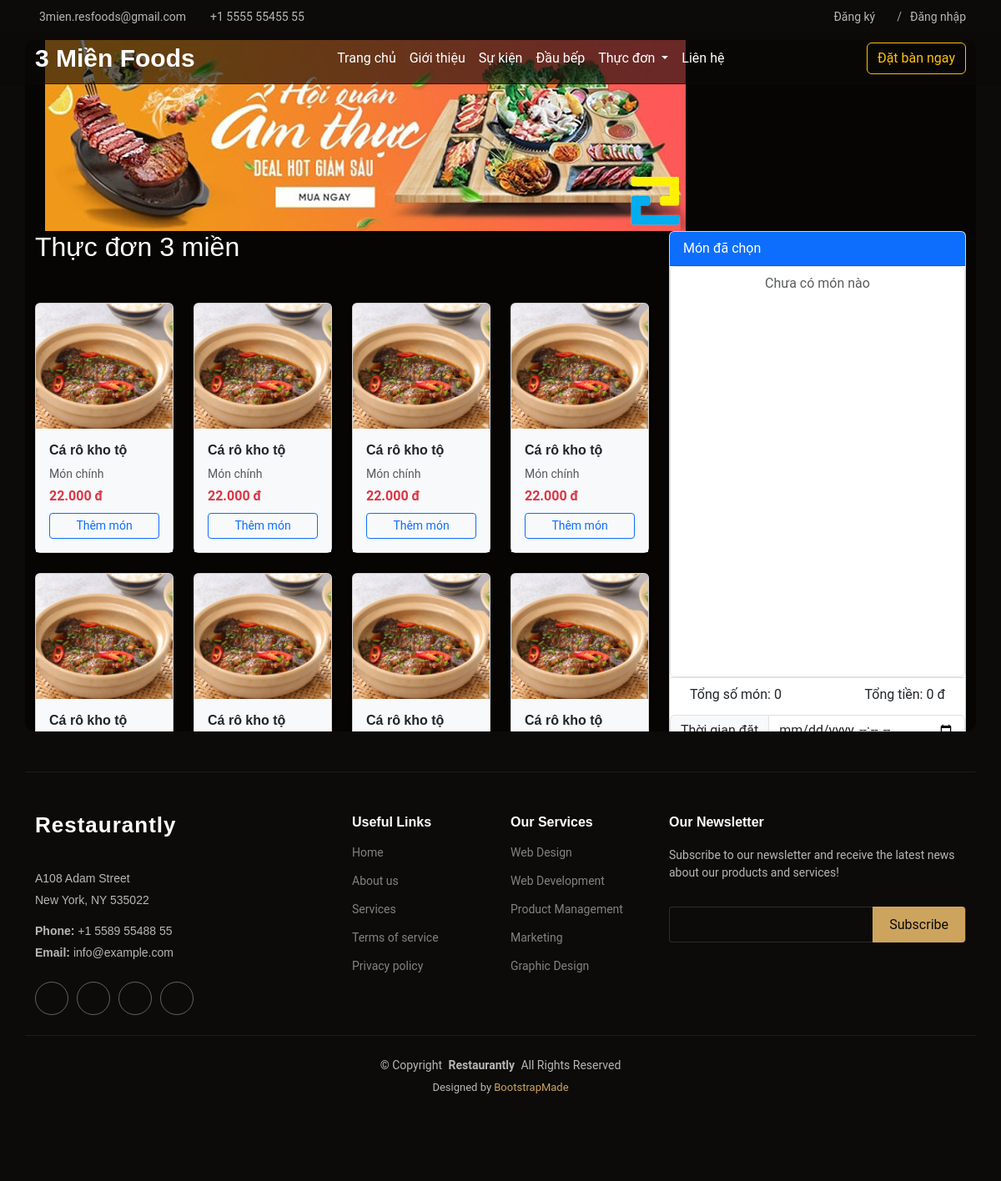
The app's page /reservations.php with its own data.
### tables this page shows
CREATE TABLE IF NOT EXISTS `menu_items` (
  `id` int(11) NOT NULL AUTO_INCREMENT,
  `name_menu` varchar(100) NOT NULL,
  `description` text DEFAULT NULL,
  `price` decimal(10,2) NOT NULL,
  `img` text NOT NULL,
  `category_id` int(11) DEFAULT NULL,
  PRIMARY KEY (`id`),
  KEY `category_id` (`category_id`),
  CONSTRAINT `menu_items_ibfk_1` FOREIGN KEY (`category_id`) REFERENCES `categories` (`id`)
);

CREATE TABLE IF NOT EXISTS `categories` (
  `id` int(11) NOT NULL AUTO_INCREMENT,
  `name` varchar(50) NOT NULL,
  `description` text DEFAULT NULL,
  PRIMARY KEY (`id`)
);

### reservations.php (the view, shortened to what this page needs)
<?php
include_once __DIR__ . '/dbconnect.php';
$sqlSelectMenu = "SELECT
                    m.id AS menu_id,
                    m.name_menu,
                    m.price,
                    m.img,
                    m.description,
                    c.name AS category_name
                  FROM menu_items m
                  JOIN categories c ON m.category_id = c.id;";
$resultMenu = mysqli_query($conn, $sqlSelectMenu);
$arrMenu = [];
while ($row = mysqli_fetch_array($resultMenu, MYSQLI_ASSOC)) {
    $arrMenu[] = array(
        'menu_id'    => $row['menu_id'],
        'menu_name'  => $row['name_menu'],
        'menu_price' => $row['price'],
        'menu_img'   => $row['img'],
        'menu_cat'   => $row['category_name'],
        'menu_des'   => $row['description'],
    );
}
?>
<!DOCTYPE html>
<html lang="en">
<head>
    <?php include_once __DIR__ . '/layouts/style.php'; ?>
    <link rel="stylesheet" type="text/css" href="/3mien_resfoods.com/assets/css/main.css">
</head>
<body>
    <?php include_once __DIR__ . '/layouts/navbar.php'; ?>
    <main class="container-fluid main">
        <div class="container my-5" style="background-color: rgba(0, 0, 0, 0.5); border-radius: 10px;">
            <div class="container-fluid">
                <img src="assets/img/banner_2.jpg" alt="" />
            </div>
            <div class="row">
                <div class="col-lg-8" id="menu-scrollspy" data-bs-spy="scroll" data-bs-target="#menu-nav" data-bs-offset="0" tabindex="0" style="height: 600px; overflow-y: auto; scroll-behavior: smooth;">
                    <h2 class="mb-4 text-white">Thực đơn 3 miền</h2>
                    <div class="row g-4 mt-3" id="menu-container">
                        <?php foreach ($arrMenu as $menu): ?>
                            <div class="col-6 col-md-4 col-lg-3">
                                <div class="card h-100 shadow-sm menu-item" id="menu-item-<?= $menu['menu_id'] ?>" data-menu-id="<?= $menu['menu_id'] ?>">
                                    <img src="<?= $menu['menu_img'] ?>" class="card-img-top img-fluid" alt="<?= $menu['menu_name'] ?>" style="height: 150px; object-fit: cover;">
                                    <div class="card-body d-flex flex-column justify-content-between bg-light">
                                        <h6 class="card-title fw-bold text-truncate"><?= htmlspecialchars($menu['menu_name']) ?></h6>
                                        <p class="small text-muted mb-1"><?= htmlspecialchars($menu['menu_cat']) ?></p>
                                        <p class="text-danger fw-bold mb-2"><?= number_format($menu['menu_price'], 0, ',', '.') ?> đ</p>
                                        <button class="btn btn-sm btn-outline-primary w-100 add-to-cart"> Thêm món</button>
                                    </div>
                                </div>
                            </div>
                        <?php endforeach; ?>
                    </div>
                </div>
                <div class="col-lg-4">
                    <div style="max-height: 600px; overflow-y: auto;">
                        <div class="card shadow" style="height: 100%;">
                            <div class="card-header bg-primary text-white">Món đã chọn</div>
                            <form id="order-form" method="POST" action="payment.php">
                                <ul id="cart-list" class="list-group">
                                    <li class="list-group-item text-center text-muted" style="height: 20vh;">Chưa có món nào</li>
                                </ul>
                                <div class="px-4 py-2 border-top d-flex justify-content-between">
                                    <p class="mb-1">Tổng số món: <span id="total-items">0</span></p>
                                    <p class="mb-1">Tổng tiền: <span id="total-price">0</span> đ</p>
                                </div>
                                <div class="input-group mb-2">
                                    <span class="input-group-text">Thời gian đặt</span>
                                    <input type="datetime-local" name="booking_time" class="form-control" required>
                                </div>
                            </form>
                        </div>
                    </div>
                </div>
            </div>
        </div>
    </main>
    <?php include_once __DIR__ . '/layouts/footer.php'; ?>
</body>
</html>

### assets/css/main.css (style rules this page uses)
:root { --default-font: "Roboto", system-ui, -apple-system, "Segoe UI", Roboto, "Helvetica Neue", Arial, "Noto Sans", "Liberation Sans", sans-serif, "Apple Color Emoji", "Segoe UI Emoji", "Segoe UI Symbol", "Noto Color Emoji"; --heading-font: "Playfair Display", sans-serif; --nav-font: "Poppins", sans-serif; }
:root { --background-color: #0c0b09; --default-color: rgba(255, 255, 255, 0.7); --heading-color: #ffffff; --accent-color: #cda45e; --surface-color: #29261f; --contrast-color: #0c0b09; }
:root { --nav-color: #ffffff; --nav-hover-color: #cda45e; --nav-mobile-background-color: #29261f; --nav-dropdown-background-color: #29261f; --nav-dropdown-color: #ffffff; --nav-dropdown-hover-color: #cda45e; }
:root { scroll-behavior: smooth; }
body { color: var(--default-color); background-color: var(--background-color); font-family: var(--default-font); }
h1, h2, h3, h4, h5, h6 { color: var(--heading-color); font-family: var(--heading-font); }

### records on screen
menu_items: img (picture), name_menu "Cá rô kho tộ", category.name "Món chính", price "22.000"
menu_items: img (picture), name_menu "Cá rô kho tộ", category.name "Món chính", price "22.000"
menu_items: img (picture), name_menu "Cá rô kho tộ", category.name "Món chính", price "22.000"
menu_items: img (picture), name_menu "Cá rô kho tộ", category.name "Món chính", price "22.000"
menu_items: img (picture), name_menu "Cá rô kho tộ"
menu_items: img (picture), name_menu "Cá rô kho tộ"
menu_items: img (picture), name_menu "Cá rô kho tộ"
menu_items: img (picture), name_menu "Cá rô kho tộ"
